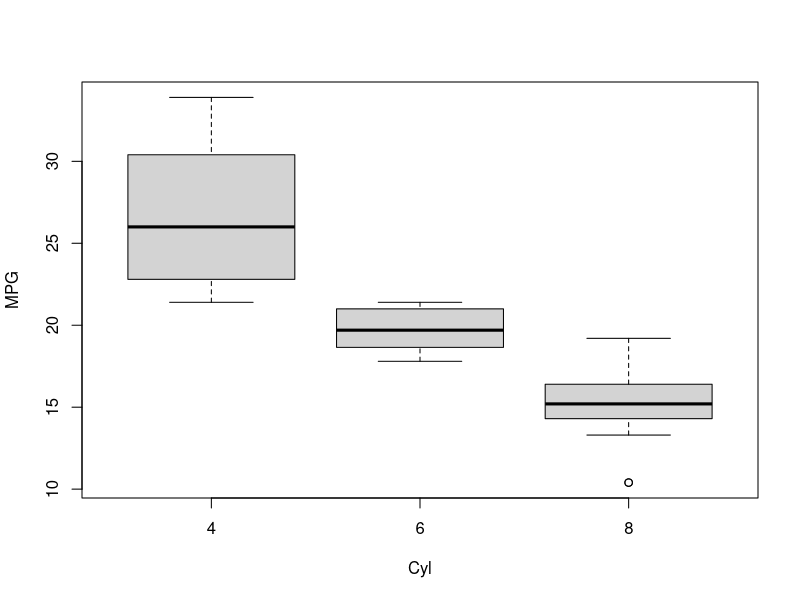

Recreate this plot in R.
#3a
a=mtcars
dim(a)
#b
summary(a)
#c
max(a$hp)
min(a$hp)
#d
png(file = "boxplot.png")
boxplot(mpg ~ cyl, data = mtcars, xlab="Cyl",ylab="MPG")
#e
input <- mtcars[,c("mpg","disp","hp","wt")]
model <- lm(mpg~disp+hp+wt,data =input)
a1=data.frame("disp"=c(221),"hp"=c(102),"wt"=c(2.91))
result=predict(model,a1)
print(result)